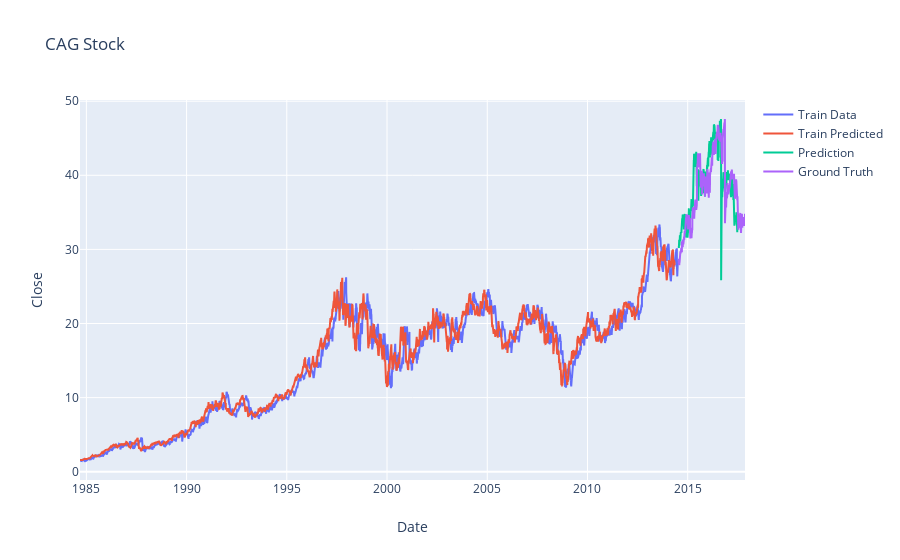

Source (notebook cell):
### Code cell
fig = go.Figure()
# fig.add_trace(go.Scatter(y=df['Close'], x=df['Date'],  name='Real'))
# fig.add_trace(go.Scatter(y=trainPredict, x=df['Date'], name='Predicted'))
# fig.update_layout(title = 'CAG Stock Price')
# fig.show()

train_close = train_close.reshape((-1))
test_close = test_close.reshape((-1))
train_predicted = trainPredict.reshape((-1))
test_predicted = testPredict.reshape((-1))

trace1 = go.Scatter(
    x = train_date,
    y = train_close,
    mode = 'lines',
    name = 'Train Data'
)
trace2 = go.Scatter(
    x=train_date,
    y=train_predicted,
    mode='lines',
    name='Train Predicted'

)
trace3 = go.Scatter(
    x = test_date,
    y = test_predicted,
    mode = 'lines',
    name = 'Prediction'
)
trace4 = go.Scatter(
    x = test_date,
    y = test_close,
    mode='lines',
    name = 'Ground Truth'
)
layout = go.Layout(
    title = "CAG Stock",
    xaxis = {'title' : "Date"},
    yaxis = {'title' : "Close"}
)
fig = go.Figure(data=[trace1, trace2, trace3, trace4], layout=layout)
fig.show()

### Figure 1 — Plotly figure (JSON) as saved in the notebook; plotly's stock layout.template omitted (floating-point values rounded to 4 significant figures; data arrays with more than 128 entries replaced by an {"elided": "..."} marker saying what was removed)
{"data": [{"mode": "lines", "name": "Train Data", "type": "scatter", "x": {"elided": "7525 str values"}, "y": {"elided": "7525 float values"}}, {"mode": "lines", "name": "Train Predicted", "type": "scatter", "x": {"elided": "7525 str values"}, "y": {"elided": "7475 float values"}}, {"mode": "lines", "name": "Prediction", "type": "scatter", "x": {"elided": "837 str values"}, "y": {"elided": "787 float values"}}, {"mode": "lines", "name": "Ground Truth", "type": "scatter", "x": {"elided": "837 str values"}, "y": {"elided": "837 float values"}}], "layout": {"autosize": true, "title": {"text": "CAG Stock"}, "xaxis": {"autorange": true, "range": ["1984-09-07", "2017-11-10"], "title": {"text": "Date"}, "type": "date"}, "yaxis": {"autorange": true, "range": [-1.118, 50.16], "title": {"text": "Close"}, "type": "linear"}}}
